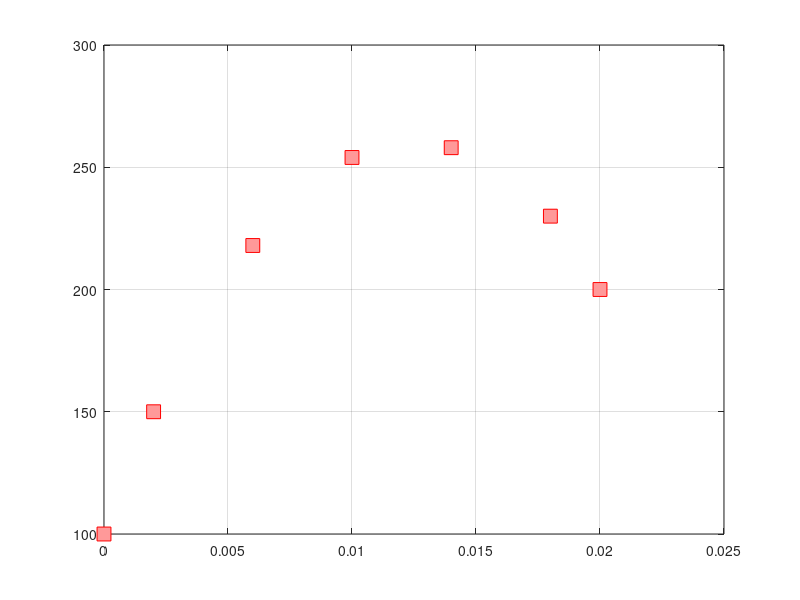

Reproduce this figure in MATLAB.
%% Description:
% This program solves steady conduction problems with Central differences.
% Translated from C to Matlab by YTANG
% References: 1. Computational Fluid Dynamics, H.K. Versteeg and W. Malalasekera, Longman Group Ltd, 1995

clear
close all
clc

%% constants
NPI         = 5;        % number of grid cells in x-direction [-]
XMAX        = 0.02;       % width of the domain [m]
OUTER_ITER  = 100;      % number of outer iterations
q = 1000.e3;
A = 1;

%% INIT
% define geometrical variables (See fig. 6.2-6.4 in ref. 1)
Dx = XMAX/NPI;          % length of volume element

% length variable for the scalar points in the x direction
x    = zeros(1,NPI+2);  % x coordinate on pressure points [m]
x(1) = 0.;
x(2) = 0.5*Dx;
for i = 3:NPI+1
    x(i) = x(i-1) + Dx;
end
x(NPI+2) = x(NPI+1) + 0.5*Dx;

% initialise variables with zero values
aE      = zeros(1,NPI+2);
aW      = zeros(1,NPI+2);
aP      = zeros(1,NPI+2);
b       = zeros(1,NPI+2);
SP      = zeros(1,NPI+2);
Su      = zeros(1,NPI+2);

% initialise variables with initial values
T       = zeros(1,NPI+2);       % Temperature
Gamma   = ones(1,NPI+2) * 0.5; % thermal conductivity

% Definition of first internal node for the different fi variables. See fig. 9.1.
Istart  = 2;
Iend    = NPI+1;

%% BOUNDARY
% Specify boundary conditions for a calculation
T(Istart-1) = 100;
T(Iend+1)   = 200;

%% T-EQUATION
% Calculate coefficients of T equation
aW(Istart) = 0;
aE(Istart) = ((Gamma(Istart)+Gamma(Istart+1))/(2*(x(Istart+1)-x(Istart))))*A;
SP(Istart) = -2*Gamma(Istart)*A/Dx;
Su(Istart) = q*A*Dx + 2*Gamma(Istart)*A/Dx*T(Istart-1);
aP(Istart) = aW(Istart) + aE(Istart) - SP(Istart);
b(Istart) = Su(Istart);

for i = Istart+1:Iend-1
    % Geometrical parameters: Areas of the cell faces
    AREAw = 1;
    AREAe = 1;
    
    % The diffusion conductance D=(Gamma/Dx)*AREA defined in eq. 5.8b
    Dw = ((Gamma(i-1) + Gamma(i)  )/(2*(x(i)   - x(i-1))))*AREAw;
    De = ((Gamma(i)   + Gamma(i+1))/(2*(x(i+1) - x(i)  )))*AREAe;
    
    % The source terms
    SP(i) = 0.;
    Su(i) = q*(AREAe + AREAw)/2*Dx;
    
    % The coefficients (central differencing scheme)
    aW(i) = Dw;
    aE(i) = De;
    aP(i) = aW(i) + aE(i) - SP(i);
    
    %  Setting the source term b = Su
    b(i) = Su(i);
end

aW(Iend) = ((Gamma(Iend-1)+Gamma(Iend))/(2*(x(Iend)-x(Iend-1))))*A;
aE(Iend) = 0;
SP(Iend) = -2*Gamma(Iend)*A/Dx;
Su(Iend) = q*A*Dx + 2*Gamma(Iend)*A/Dx*T(Iend+1);
aP(Iend) = aW(Iend) + aE(Iend) - SP(Iend);
b(Iend) = Su(Iend);

%% SOLVE
for iter = 0:OUTER_ITER
    
    % solve T equation
    % Solving from left to right
    for i = Istart:Iend
        T(i) = (aE(i)*T(i+1) + aW(i)*T(i-1) + b(i))/aP(i);
    end
    % Solving from right to left
    for i = Iend:-1:Istart
        T(i) = (aE(i)*T(i+1) + aW(i)*T(i-1) + b(i))/aP(i);
    end
    
    % print intermediate results
    fprintf('%4d T[%d] = %7.3f T[%d] = %7.3f T[%d] = %7.3f T[%d] = %7.3f T[%d] = %7.3f\n',...
        iter, 1, T(2), 2, T(3), 3, T(4), 4, T(5), NPI, T(NPI+1));
end

%% OUTPUT
% write output to .txt file
if iter == OUTER_ITER
    fp = fopen('output.txt','w');
    for i = 1:NPI+2
        fprintf(fp,'%11.4e\t%11.4e\n',x(i),T(i));
    end
    fclose(fp);
end

%% plot results from output
figure(1);
plot(x, T, 's', 'MarkerSize',10,'MarkerEdgeColor','red','MarkerFaceColor',[1 .6 .6]);
grid on;
